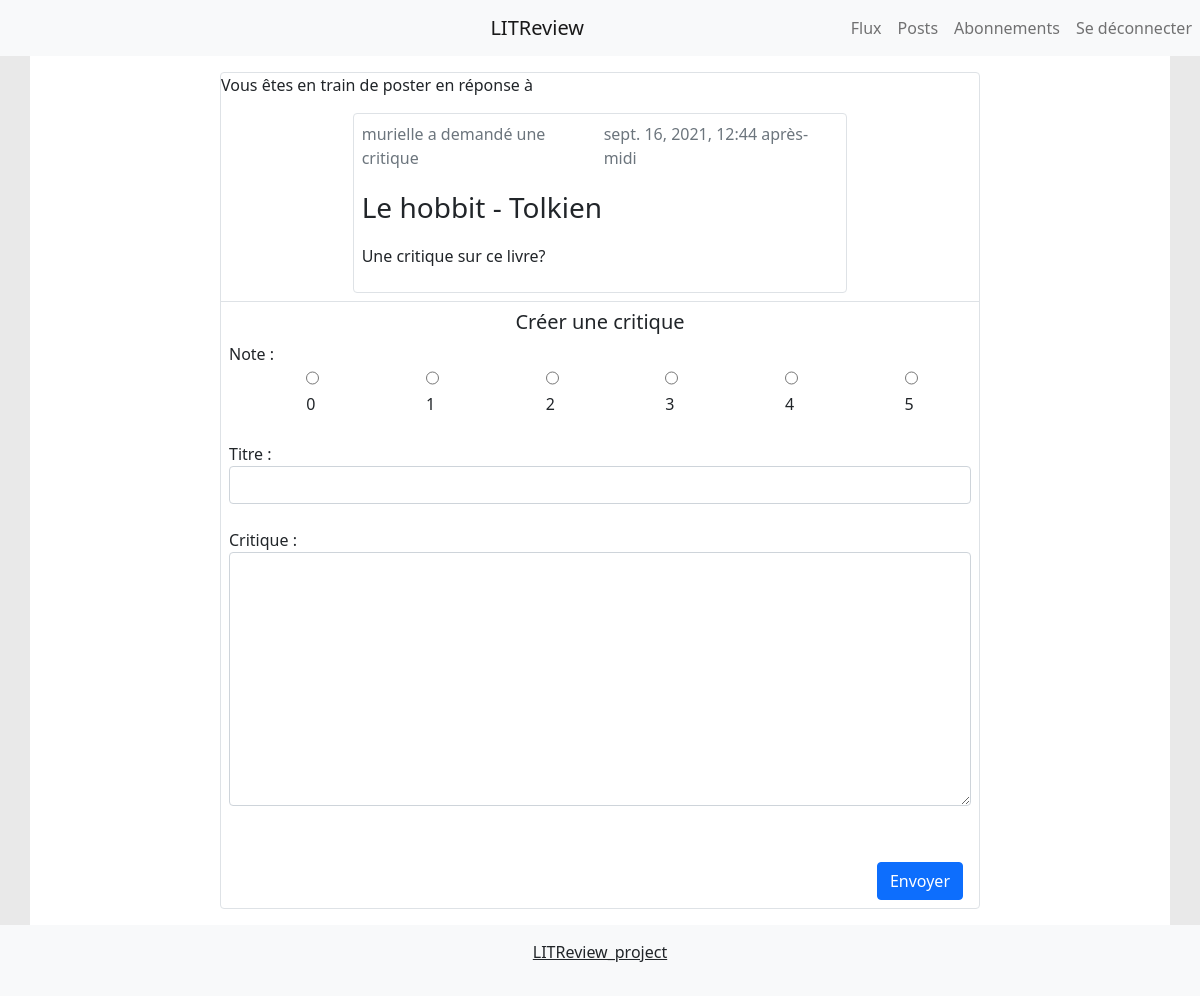
Screenshot of /answer_ticket/24/ (signed in) with the database file from the repository.
### review/models.py (models this page shows)
class Ticket(models.Model):
    title = models.CharField(max_length=128)
    description = models.TextField(max_length=2048, blank=True)
    user = models.ForeignKey(to=settings.AUTH_USER_MODEL, on_delete=models.CASCADE)
    image = models.ImageField(null=True, blank=True, upload_to='images/')
    time_created = models.DateTimeField(auto_now_add=True)

### review/views.py (the view, shortened to what this page needs)
# urls.py: path('answer_ticket/<int:pk>/', CreateReview.as_view(), name='creation_review'),
@method_decorator(login_required, name='dispatch')
class CreateReview(CreateView):
    model = Review
    form_class = NewReviewForm
    success_url = reverse_lazy('review:index')
    template_name = 'review/new_review.html'
    context_object_name = 'review'
    def get_context_data(self, **kwargs):
        context = super().get_context_data(**kwargs)
        review_already_exist(self.kwargs['pk'])
        context['post'] = get_ticket_from_pk(self.kwargs['pk'])
        context['ticket_button'] = False
        context['page'] = 'new_review'
        return context

### review/forms.py
class NewReviewForm(forms.ModelForm):
    choices = [(0, '0'), (1, '1'), (2, '2'), (3, '3'), (4, '4'), (5, '5')]
    body = forms.CharField(label='Critique', widget=forms.Textarea, max_length=8192)
    headline = forms.CharField(label='Titre')
    rating = forms.TypedChoiceField(label='Note', widget=forms.RadioSelect(), choices=choices, coerce=int)
    class Meta:
        model = Review
        fields = ['rating', 'headline', 'body']

### review/review_functions.py (called while the page is built)
def review_already_exist(ticket_pk):
    ticket = get_ticket_from_pk(ticket_pk)
    if ticket.review_set.first():
        raise Http404

def get_ticket_from_pk(ticket_pk):
    return Ticket.objects.get(id=ticket_pk)

### review/templatetags/form_tags.py (called while the page is built)
@register.filter
def field_type(bound_field):
    return bound_field.field.widget.__class__.__name__

@register.filter
def input_class(bound_field):
    css_class = ''
    if bound_field.form.is_bound:
        if bound_field.errors:
            css_class = 'is-invalid'
        elif field_type(bound_field) != 'PasswordInput':
            css_class = 'is-valid'
    return 'form-control {}'.format(css_class)

@register.filter()
def type_object(object_to_check):
    if str(type(object_to_check)) == "<class 'review.models.Ticket'>":
        return 'Ticket'
    elif str(type(object_to_check)) == "<class 'review.models.Review'>":
        return 'Review'
    else:
        return str(type(object_to_check))

### review/templates/review/new_review.html (shortened to what this page needs)
{% extends 'review/base.html'  %}
{% load static %}
{% block body %}
  <div class="col-8 border rounded m-3">
    <div class="border-bottom">
      <p>Vous êtes en train de poster en réponse à</p>
      <div class="m-2">
        {% include 'includes/posts.html' %}
      </div>
    </div>
    <div class="m-2">
      {% if page == 'new_review'%}
      <h1 class="fs-5 text-center">Créer une critique</h1>
      {% else %}
      <h1 class="fs-5 text-center">Modifier votre critique</h1>
      {% endif %}
        <form method="post" enctype="multipart/form-data">
          {% include 'includes/form.html' %}
          <br>
          {% if page == 'new_review'%}
          <button type="submit" class="btn btn-primary float-end m-2">Envoyer</button>
          {% else %}
          <button type="submit" class="btn btn-primary float-end m-2">Modifier</button>
          <button type="button" class="btn btn-secondary float-end m-2 " onclick="window.location.href= '{% url 'review:index' %}'">Annuler</button>
          {% endif %}
        </form>
    </div>
  </div>
{% endblock %}

### review/templates/includes/ticket.html (shortened to what this page needs)
{% load form_tags %}
{% load static %}
{% if post.user == user %}
<div class="col-12 col-lg-8 border rounded m-2 p-2 mx-auto bg-light">
  <div class="d-flex justify-content-between">
      <p class="text-muted fs-6">Vous avez demandé une critique</p>
{% else %}
<div class="col-12 col-lg-8 border rounded m-2 p-2 mx-auto">
  <div class="d-flex justify-content-between">
      <p class="text-muted fs-6">{{post.user}} a demandé une critique</p>
{% endif %}
       <p class="text-muted fs-6">{{post.time_created}}</p>
   </div>
      <p class="fs-3">{{ post.title }}</p>
      <p>{{ post.description }}</p>
</div>

### review/static/css/base_style.css (style rules this page uses)
html, body { height: 100% }
ul.form-check { flex-direction: row; display: flex; list-style:none; justify-content: space-around; }

### rows the page displays
Ticket: user "murielle", time_created "sept. 16, 2021, 12:44 après-midi", title "Le hobbit - Tolkien", description "Une critique sur ce livre?"

### other values shown
{{ field.label_tag }} "Note :"
{{ field.label_tag }} "Titre :" "Critique :"
